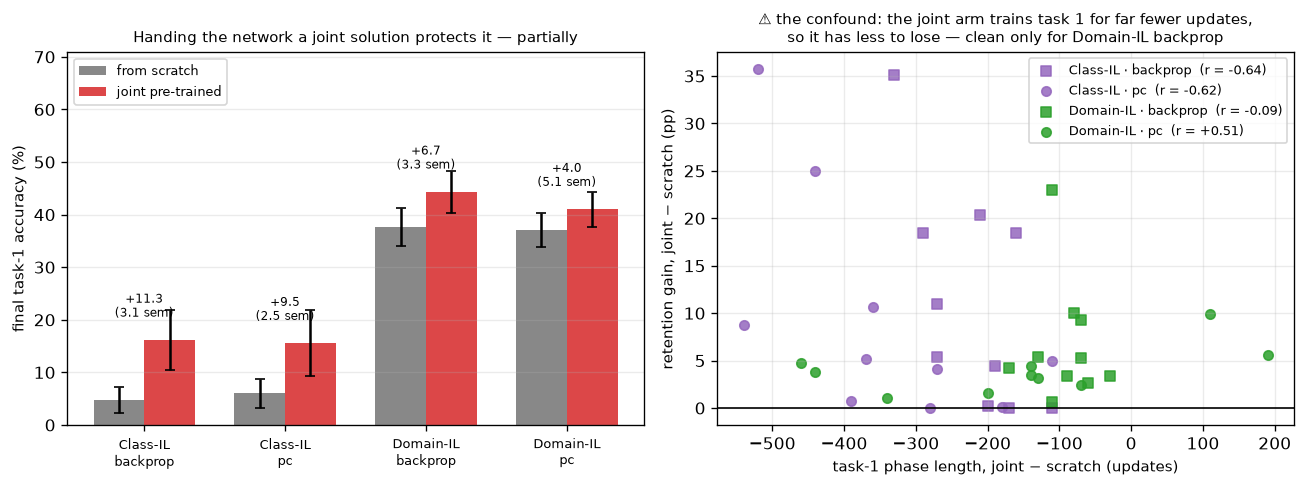

This chart was generated by the following Python code:
"""Is forgetting about where you start in weight space?

900-series PLOT SCRIPT. Loads saved arrays, trains nothing. Results R4.

ONE PLOT, one grid cell, form from 007's SK_JOINT: train on the JOINT distribution first, then
run the ordinary sequential protocol from those weights, against sequential-from-scratch.

WHY IT SETTLES SOMETHING NOTHING ELSE DOES. Every other result measures a network that has never
seen a joint solution, so "forgetting" can always be read as a failure to FIND one -- an
optimisation problem rather than an interference problem. Here the joint solution is not
hypothetical; it is where the run starts.

    final task-1 accuracy, joint-pretrained vs from scratch, paired on seed
        Class-IL   backprop   4.8 → 16.2    +11.35 ± 3.67  (3.1 sem)
        Class-IL   pc         6.0 → 15.5     +9.52 ± 3.73  (2.5 sem)
        Domain-IL  backprop  37.6 → 44.3     +6.70 ± 2.02  (3.3 sem)
        Domain-IL  pc        37.0 → 41.0     +4.02 ± 0.78  (5.1 sem)

Protection is real and PARTIAL. A network that already solves both tasks still collapses on task 1
-- so forgetting here is not mainly a failure to find a joint solution, it is a failure to STAY at
one. That is the sentence this figure exists to license.

⚠ THE ARMS DO NOT TRAIN TASK 1 FOR THE SAME NUMBER OF UPDATES, AND THE RIGHT PANEL DRAWS IT.
Both stop task 1 at the same competence threshold, but the joint-initialised arm is ALREADY above
threshold when its task-1 phase begins, so that phase ends almost at once (402 → 182 updates,
Class-IL backprop). A shorter phase means less to lose, so part of any apparent protection is
bookkeeping. The correlation between the phase-length difference and the retention difference says
how much:

    Class-IL   backprop r = −0.64   pc r = −0.62      confound present
    Domain-IL  backprop r = −0.09   pc r = +0.51      backprop arm is clean

LEAN ON THE DOMAIN-IL BACKPROP ARM. The two effects cannot be separated within this design --
equalising the phase lengths would mean stopping the arms at different competences, which breaks
the protocol every other result uses -- so the figure states the limitation rather than correcting
it.

⚠ A DEFECT IN 805'S SAVED ARRAYS. The joint arm's per-eval accuracy CURVES were lost to a key
collision: the scalar `joint_t1` (task-1 accuracy after the joint phase) and the curve `joint_t1`
were written under one name, so only the scalar survives. Endpoint scalars are intact and are what
this figure uses; no trajectory can be drawn for that arm. Renaming and re-running costs ~22 min.

Styling follows the 300-series scripts: tab: colours, dpi 120, bbox_inches="tight", 9pt labels.
No shared style module.

PROVENANCE
    805_joint_then_sequential_{scenario}.npz   both scenarios, backprop and pc, seeds 10-19,
    config_800.yaml, matched competence. Both arms share one build per (rule, seed), so the joint
    arm's sequential phase starts from exactly the weights its joint phase ended at and the
    scratch arm is rebuilt from the same seed -- paired by construction, not by label.
"""
import sys
from pathlib import Path

ROOT = Path(__file__).resolve().parents[1]
sys.path.insert(0, str(ROOT))

import numpy as np
import matplotlib.pyplot as plt

from src.protocol import figure_path
from src.metrics import paired_diff

EXP = ROOT / "experiments"
SCENARIOS = ["class_il", "domain_il"]
RULES = ["backprop", "pc"]
NICE = {"class_il": "Class-IL", "domain_il": "Domain-IL"}
COLORS = {"class_il": "tab:purple", "domain_il": "tab:green"}
ARM_COLOR = {"scratch": "0.45", "joint": "tab:red"}


def field(scenario, rule, arm, name):
    d = np.load(EXP / f"805_joint_then_sequential_{scenario}.npz", allow_pickle=True)
    vals = [(int(d["seeds"][i]), float(d[f"{arm}_{name}_{i}"]))
            for i in range(len(d["methods"])) if str(d["methods"][i]) == rule]
    return np.array([v for _, v in sorted(vals)])


if __name__ == "__main__":
    fig, (ax1, ax2) = plt.subplots(1, 2, figsize=(11.0, 4.2))
    groups = [(s, r) for s in SCENARIOS for r in RULES]
    x = np.arange(len(groups))
    width = 0.36

    # left: the result -- paired, per seed, both arms
    for k, arm in enumerate(("scratch", "joint")):
        mu = [np.mean(field(s, r, arm, "final_t1")) for s, r in groups]
        se = [np.std(field(s, r, arm, "final_t1"), ddof=1) / np.sqrt(10) for s, r in groups]
        ax1.bar(x + (k - 0.5) * width, mu, width, yerr=se, capsize=3,
                color=ARM_COLOR[arm], alpha=0.85,
                label="from scratch" if arm == "scratch" else "joint pre-trained")
    for i, (s, r) in enumerate(groups):
        d, se_, nsem = paired_diff(field(s, r, "joint", "final_t1"),
                                   field(s, r, "scratch", "final_t1"))
        ax1.annotate(f"{d:+.1f}\n({nsem:.1f} sem)",
                     (x[i], max(np.mean(field(s, r, a, "final_t1")) for a in ("scratch", "joint"))),
                     xytext=(0, 14), textcoords="offset points", ha="center", fontsize=7,
                     linespacing=1.2)
    ax1.set_xticks(x)
    ax1.set_xticklabels([f"{NICE[s]}\n{r}" for s, r in groups], fontsize=8)
    ax1.set_ylabel("final task-1 accuracy (%)", fontsize=9)
    ax1.set_ylim(0, max(np.mean(field(s, r, "joint", "final_t1")) for s, r in groups) * 1.6)
    ax1.grid(alpha=0.25, axis="y")
    ax1.legend(fontsize=8, loc="upper left")
    ax1.set_title("Handing the network a joint solution protects it — partially", fontsize=9)

    # right: the confound, drawn rather than hidden
    for i, (s, r) in enumerate(groups):
        dphase = field(s, r, "joint", "switch0") - field(s, r, "scratch", "switch0")
        dret = field(s, r, "joint", "final_t1") - field(s, r, "scratch", "final_t1")
        rr = np.corrcoef(dphase, dret)[0, 1]
        ax2.scatter(dphase, dret, s=32, color=COLORS[s],
                    marker="s" if r == "backprop" else "o", alpha=0.85,
                    label=f"{NICE[s]} · {r}  (r = {rr:+.2f})")
        print(f"  {NICE[s]:10s} {r:9s} scratch {np.mean(field(s, r, 'scratch', 'final_t1')):5.1f} "
              f"-> joint {np.mean(field(s, r, 'joint', 'final_t1')):5.1f}   "
              f"phase {np.mean(field(s, r, 'scratch', 'switch0')):5.0f} -> "
              f"{np.mean(field(s, r, 'joint', 'switch0')):4.0f}   r(dphase,dret) {rr:+.2f}")
    ax2.axhline(0, color="k", lw=1.0)
    ax2.set_xlabel("task-1 phase length, joint $-$ scratch (updates)", fontsize=9)
    ax2.set_ylabel("retention gain, joint $-$ scratch (pp)", fontsize=9)
    ax2.grid(alpha=0.25)
    ax2.legend(fontsize=7.5, loc="upper right")
    ax2.set_title("⚠ the confound: the joint arm trains task 1 for far fewer updates,\n"
                  "so it has less to lose — clean only for Domain-IL backprop", fontsize=9)

    fig.tight_layout()
    out = figure_path(__file__)
    fig.savefig(out, dpi=120, bbox_inches="tight")
    print(f"saved {out}")
